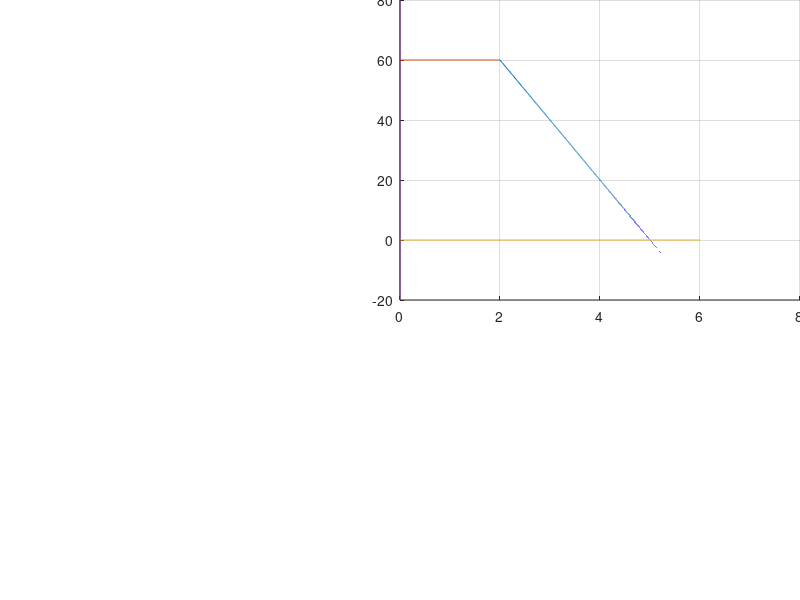

Write MATLAB code to recreate this figure.
## bode
clf   %clear plot window
hold on

B=100;
fb=1000;

A=@(f) 20.*log10(B*fb./f);
f=100:10:1000000;
plot(log10(f),A(f));

plot([0,2],[60,60])

%axis
plot([0,6],[0,0]);
plot([0,0],[-20,80])

%tics
%x=[20,40,60,80]
%plot(x,[0,10])

grid on
axis on

axis([0,8,-20,80])
ax=gca();
set(ax,"position",[0.5,0.5,0.5,0.5]);

print -demf cutoffFreq.emf
